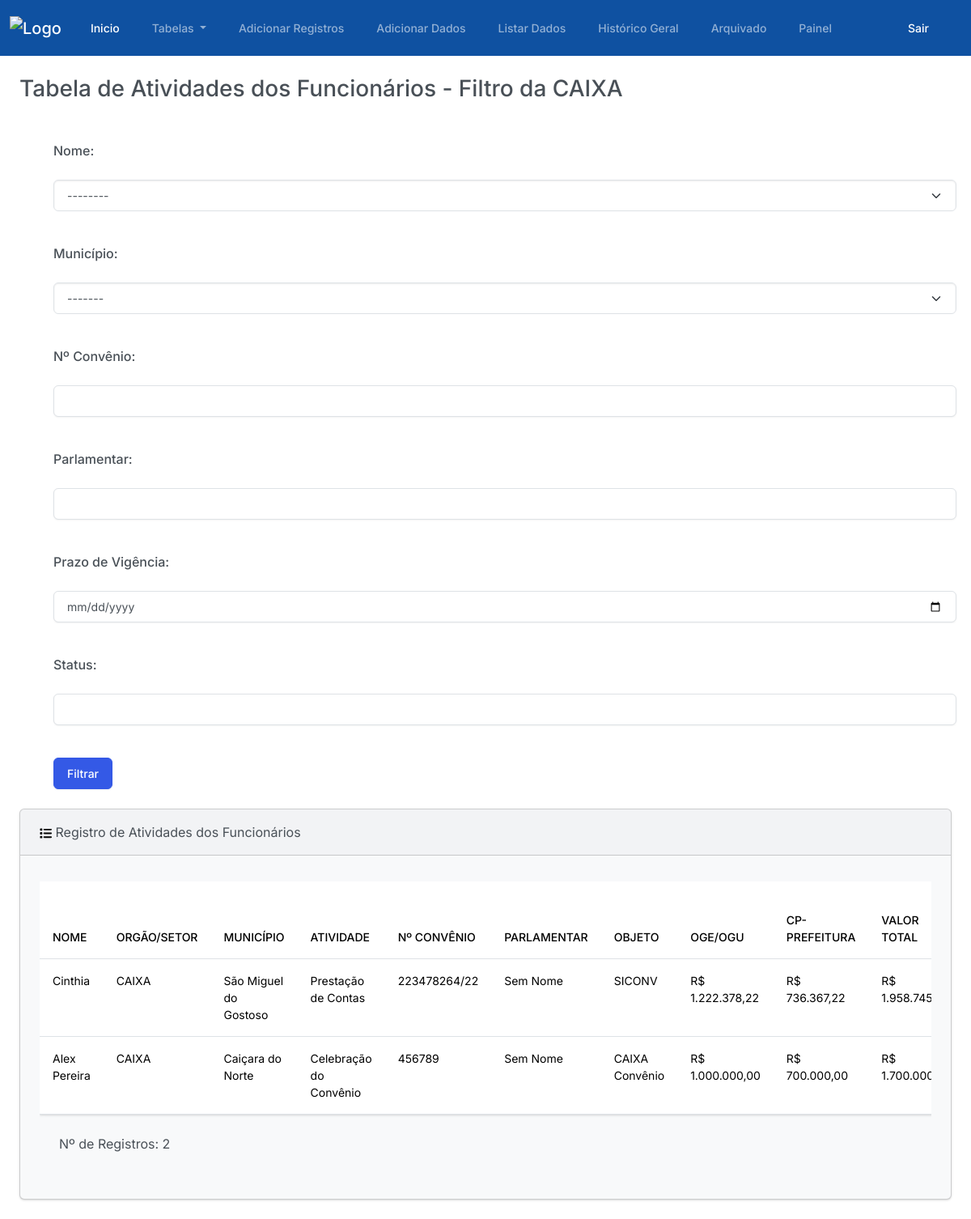
Page /tabela_filtrada_caixa/ (signed in) on the committed database.
### plataforma/models.py (models this page shows, shortened)
class RegistroFuncionarios(models.Model):
    class Meta:
        verbose_name_plural = "Registros da Tabela Geral"
    nome = models.ForeignKey(Nome, on_delete=models.CASCADE)
    orgao_setor = models.ForeignKey(Setor, on_delete=models.CASCADE)
    municipio = models.ForeignKey(Municipio, on_delete=models.CASCADE)
    atividade = models.ForeignKey(Atividade, on_delete=models.CASCADE)
    num_convenio = models.CharField(max_length=255)
    parlamentar = models.CharField(max_length=255)
    objeto = models.CharField(max_length=255)
    oge_ogu = models.DecimalField(max_digits=10, decimal_places=2)
    cp_prefeitura = models.DecimalField(max_digits=10, decimal_places=2)
    valor_liberado = models.DecimalField(max_digits=10, decimal_places=2, default=0)
    prazo_vigencia = models.DateField()
    situacao = models.CharField(max_length=255)
    providencia = models.CharField(max_length=255)
    status = models.CharField(max_length=20, choices=Status.choices, default=Status.NAO_INICIADO)
    data_recepcao = models.DateField()
    data_inicio = models.DateField(null=True, blank=True)
    documento_pendente = models.BooleanField(default=False)
    documento_cancelado = models.BooleanField(default=False)
    data_fim = models.DateField(null=True, blank=True)
    duracao_dias_uteis = models.IntegerField(default=0)
    def calcular_valores(self):
        valor_total = Decimal(str(self.oge_ogu)) + Decimal(str(self.cp_prefeitura))
        falta_liberar = Decimal(str(self.oge_ogu)) - Decimal(str(self.valor_liberado))
        return valor_total, falta_liberar
    def dia_trabalho_total(self):
        if not self.data_inicio or not self.data_fim:
            return 0
        if isinstance(self.data_inicio, str):
            self.data_inicio = datetime.strptime(self.data_inicio, "%Y-%m-%d").date()
        if isinstance(self.data_fim, str):
            self.data_fim = datetime.strptime(self.data_fim, "%Y-%m-%d").date()
        delta = self.data_fim - self.data_inicio
        dias_uteis = sum(1 for i in range(delta.days + 1) if (self.data_inicio + timedelta(days=i)).weekday() < 5)
        return dias_uteis

class Nome(models.Model):
    nome = models.CharField(max_length=255)

class Setor(models.Model):
    orgao_setor = models.CharField(max_length=255)

class Municipio(models.Model):
    municipio = models.CharField(max_length=255)

class Atividade(models.Model):
    atividade = models.CharField(max_length=255)

### plataforma/views.py (the view)
# urls.py: path('tabela_filtrada_caixa/', views.tabela_filtrada_caixa, name='tabela_filtrada_caixa'),
def tabela_filtrada_caixa(request):
    nomes = Nome.objects.all()
    orgaos_setores = Setor.objects.all()
    municipios = Municipio.objects.all()
    orgao_setor_caixa = Setor.objects.get(orgao_setor='CAIXA')
    nome_id = request.GET.get('nome')
    municipio_id = request.GET.get('municipio')
    num_convenio = request.GET.get('num_convenio')
    parlamentar = request.GET.get('parlamentar')
    prazo_vigencia = request.GET.get('prazo_vigencia')
    status = request.GET.get('status')
    registros_filtrados = RegistroFuncionarios.objects.filter(orgao_setor=orgao_setor_caixa)
    if nome_id:
        registros_filtrados = registros_filtrados.filter(nome__id=nome_id)
    if municipio_id:
        registros_filtrados = registros_filtrados.filter(municipio__id=municipio_id)
    if num_convenio:
        registros_filtrados = registros_filtrados.filter(num_convenio__icontains=num_convenio)
    if parlamentar:
        registros_filtrados = registros_filtrados.filter(parlamentar__icontains=parlamentar)
    if prazo_vigencia:
        registros_filtrados = registros_filtrados.filter(prazo_vigencia__icontains=prazo_vigencia)
    if status:
        registros_filtrados = registros_filtrados.filter(status__icontains=status)
    context = {
        'nomes': nomes,
        'orgaos_setores': orgaos_setores,
        'municipios': municipios,
        'registros_filtrados': registros_filtrados,
    }
    return render(request, 'tabela_filtrada_caixa.html', context)

### plataforma/templatetags/custom_filters.py (called while the page is built)
@register.filter(name='format_currency')
def format_currency(value):
    try:
        numeric_value = float(value)
        formatted_value = '{:,.2f}'.format(numeric_value)
        formatted_value = 'R$ ' + formatted_value.replace(',', 'v').replace('.', ',').replace('v', '.')
        return formatted_value
    except ValueError:
        return value

@register.filter(name='formatar_data')
def formatar_data(value):
    if isinstance(value, date):
        return value.strftime('%d/%m/%Y')
    else:
        data_obj = datetime.strptime(value, '%d de %B de %Y')
        return data_obj.strftime('%d/%m/%Y')

### plataforma/templates/tabela_filtrada_caixa.html (shortened to what this page needs)
{% extends "base.html" %}
{% load static %}
{% load humanize %}
{% load custom_filters %}
{% block container %}
  <h3 class="m-4">Tabela de Atividades dos Funcionários - Filtro da CAIXA</h3>
  <div class="container">
    <form method="get" action="{% url 'tabela_filtrada_caixa' %}">
      <div class="form-group mb-3">
        <fieldset>
          <label class="form-label m-4" for="id_nome">Nome:</label>
          <select class="form-select mx-4" name="nome" id="id_nome">
            <option value="" selected>--------</option>
          </select>
        </fieldset>
      </div>
      <div class="form-group mb-3">
        <label class="form-label m-4" for="id_municipio">Município:</label>
        <select class="form-select mx-4" name="municipio" id="id_municipio">
          <option value="" selected>-------</option>
        </select>
      </div>
      <div class="form-group mb-3">
        <label class="form-label m-4" for="id_num_convenio">Nº Convênio:</label>
        <input class="form-control mx-4" type="text" name="num_convenio" id="id_num_convenio">
      </div>
      <div class="form-group mb-3">
        <label class="form-label m-4" for="id_parlamentar">Parlamentar:</label>
        <input class="form-control mx-4" type="text" name="parlamentar" id="id_parlamentar">
      </div>
      <div class="form-group mb-3">
        <label class="form-label m-4" for="id_prazo_vigencia">Prazo de Vigência:</label>
        <input class="form-control mx-4" type="date" name="prazo_vigencia" id="id_prazo_vigencia">
      </div>
      <div class="form-group mb-3">
        <label class="form-label m-4" for="id_status">Status:</label>
        <input class="form-control mx-4" type="text" name="status" id="id_status">
      </div>
      <button type="submit" class="btn btn-primary m-4">Filtrar</button>
      <br>
    </form>
  </div>
  <div class="row">
    <div class="col-12">
      <div class="card bg-light ms-4 me-4 mb-4">
        <div class="card-header">
          Registro de Atividades dos Funcionários
        </div>
        <div class="card-body">
          <p class="card-text">
            <div class="table-container table-responsive">
              <table class='table table-hover'>
                <thead class="sticky-top">
                  <tr>
                    <th scope="col-fixed">NOME</th>
                    <th scope="col-fixed">ORGÃO/SETOR</th>
                    <th scope="col-fixed">MUNICÍPIO</th>
                    <th scope="col-fixed">ATIVIDADE</th>
                    <th scope="col-fixed">Nº CONVÊNIO</th>
                    <th scope="col-fixed">PARLAMENTAR</th>
                    <th scope="col-fixed">OBJETO</th>
                    <th scope="col-fixed">OGE/OGU</th>
                    <th scope="col-fixed">CP-PREFEITURA</th>
                    <th scope="col-fixed">VALOR TOTAL</th>
                  </tr>
                </thead>
                <tbody>
                  {% if registros_filtrados %}
                    {% for registro in registros_filtrados %}
                      <tr>
                        <td>{{ registro.nome.nome }}</td>
                        <td>{{ registro.orgao_setor.orgao_setor }}</td>
                        <td>{{ registro.municipio.municipio }}</td>
                        <td>{{ registro.atividade.atividade }}</td>
                        <td>{{ registro.num_convenio }}</td>
                        <td>{{ registro.parlamentar }}</td>
                        <td>{{ registro.objeto }}</td>
                        <td>{{ registro.oge_ogu|format_currency }}</td>
                        <td>{{ registro.cp_prefeitura|format_currency }}</td>
                        <td>{{ registro.calcular_valores.0|format_currency }}</td>
                      </tr>
                    {% endfor %}
                  {% else %}
                    <tr>
                      <td colspan="26">Nenhum registro encontrado.</td>
                    </tr>
                  {% endif %}
                </tbody>
              </table>
              {% if registros_filtrados %}
                <p class="m-4">Nº de Registros: {{ registros_filtrados.count }}</p>
              {% else %}
                <p>registros está vazio ou não está sendo passado corretamente.</p>
              {% endif %}
            </div>
          </p>
        </div>
      </div>
    </div>
  </div>
{% endblock container %}

### plataforma/templates/tabela_filtrada_caixa.html (style rules this page uses)
.table-container { overflow: auto; max-height: 650px; }

### rows in the picture
RegistroFuncionarios: nome.nome "Cinthia", orgao_setor.orgao_setor "CAIXA", municipio.municipio "São Miguel do Gostoso", atividade.atividade "Prestação de Contas", num_convenio "223478264/22", parlamentar "Sem Nome", objeto "SICONV", oge_ogu "R$ 1.222.378,22", cp_prefeitura "R$ 736.367,22", calcular_valores.0 "R$…"
RegistroFuncionarios: nome.nome "Alex Pereira", orgao_setor.orgao_setor "CAIXA", municipio.municipio "Caiçara do Norte", atividade.atividade "Celebração do Convênio", num_convenio "456789", parlamentar "Sem Nome", objeto "CAIXA Convênio", oge_ogu "R$ 1.000.000,00", cp_prefeitura "R$ 700.000,00", calcular_valores.0 "R$…"

### other values in the picture
{{ registros_filtrados.count }} "2"
